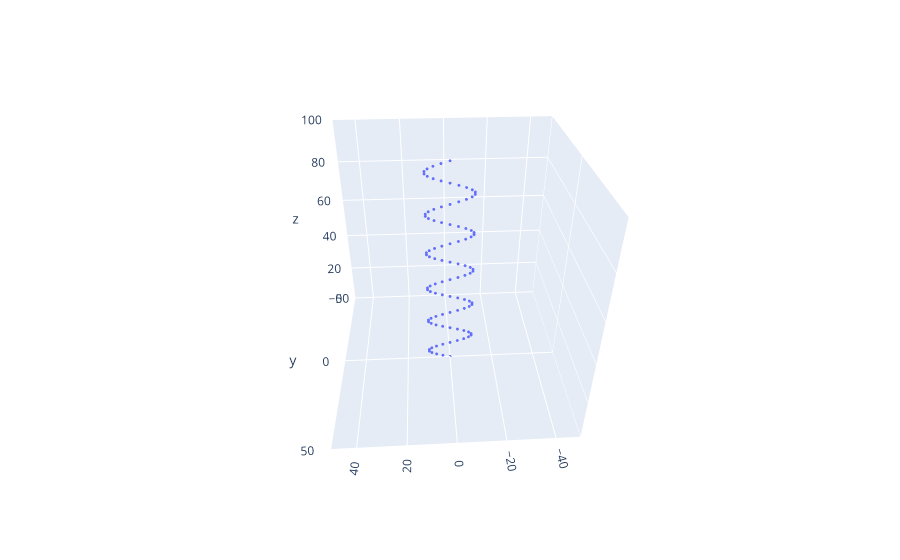

Notebook code for this chart:
### Code cell
fig=ex.scatter_3d(x=target[:,0],y=target[:,1],z=target[:,2], range_x=(-50, 50), range_y=(-50, 50), range_z=(0, 100))
fig.update_traces(marker_size = 1)
fig

### Figure 1 — Plotly figure (JSON) as saved in the notebook; plotly's stock layout.template omitted (floating-point values rounded to 4 significant figures)
{"data": [{"hovertemplate": "x=%{x}<br>y=%{y}<br>z=%{z}<extra></extra>", "legendgroup": "", "marker": {"color": "#636efa", "size": 1, "symbol": "circle"}, "mode": "markers", "name": "", "scene": "scene", "showlegend": false, "type": "scatter3d", "x": [0, 3.42, 6.428, 8.66, 9.848, 9.848, 8.66, 6.428, 3.42, 1.225e-15, -3.42, -6.428, -8.66, -9.848, -9.848, -8.66, -6.428, -3.42, -2.449e-15, 3.42, 6.428, 8.66, 9.848, 9.848, 8.66, 6.428, 3.42, 3.674e-15, -3.42, -6.428, -8.66, -9.848, -9.848, -8.66, -6.428, -3.42, -4.899e-15, 3.42, 6.428, 8.66, 9.848, 9.848, 8.66, 6.428, 3.42, 6.123e-15, -3.42, -6.428, -8.66, -9.848, -9.848, -8.66, -6.428, -3.42, -7.348e-15, 3.42, 6.428, 8.66, 9.848, 9.848, 8.66, 6.428, 3.42, 8.573e-15, -3.42, -6.428, -8.66, -9.848, -9.848, -8.66, -6.428, -3.42, -9.797e-15, 3.42, 6.428, 8.66, 9.848, 9.848, 8.66, 6.428, 3.42, 1.102e-14, -3.42, -6.428, -8.66, -9.848, -9.848, -8.66, -6.428, -3.42, -1.225e-14, 3.42, 6.428, 8.66, 9.848, 9.848, 8.66, 6.428, 3.42, -2.206e-14], "y": [0, 0, 0, 0, 0, 0, 0, 0, 0, 0, 0, 0, 0, 0, 0, 0, 0, 0, 0, 0, 0, 0, 0, 0, 0, 0, 0, 0, 0, 0, 0, 0, 0, 0, 0, 0, 0, 0, 0, 0, 0, 0, 0, 0, 0, 0, 0, 0, 0, 0, 0, 0, 0, 0, 0, 0, 0, 0, 0, 0, 0, 0, 0, 0, 0, 0, 0, 0, 0, 0, 0, 0, 0, 0, 0, 0, 0, 0, 0, 0, 0, 0, 0, 0, 0, 0, 0, 0, 0, 0, 0, 0, 0, 0, 0, 0, 0, 0, 0, 0], "z": [0, 1, 2, 3, 4, 5, 6, 7, 8, 9, 10, 11, 12, 13, 14, 15, 16, 17, 18, 19, 20, 21, 22, 23, 24, 25, 26, 27, 28, 29, 30, 31, 32, 33, 34, 35, 36, 37, 38, 39, 40, 41, 42, 43, 44, 45, 46, 47, 48, 49, 50, 51, 52, 53, 54, 55, 56, 57, 58, 59, 60, 61, 62, 63, 64, 65, 66, 67, 68, 69, 70, 71, 72, 73, 74, 75, 76, 77, 78, 79, 80, 81, 82, 83, 84, 85, 86, 87, 88, 89, 90, 91, 92, 93, 94, 95, 96, 97, 98, 99]}], "layout": {"autosize": true, "legend": {"tracegroupgap": 0}, "margin": {"t": 60}, "scene": {"aspectmode": "auto", "aspectratio": {"x": 1, "y": 1, "z": 1}, "camera": {"center": {"x": 0, "y": 0, "z": 0}, "eye": {"x": 0.1058, "y": 1.8, "z": 1.199}, "projection": {"type": "perspective"}, "up": {"x": 0, "y": 0, "z": 1}}, "domain": {"x": [0, 1], "y": [0, 1]}, "xaxis": {"range": [-50, 50], "title": {"text": "x"}, "type": "linear"}, "yaxis": {"range": [-50, 50], "title": {"text": "y"}, "type": "linear"}, "zaxis": {"range": [0, 100], "title": {"text": "z"}, "type": "linear"}}}}
